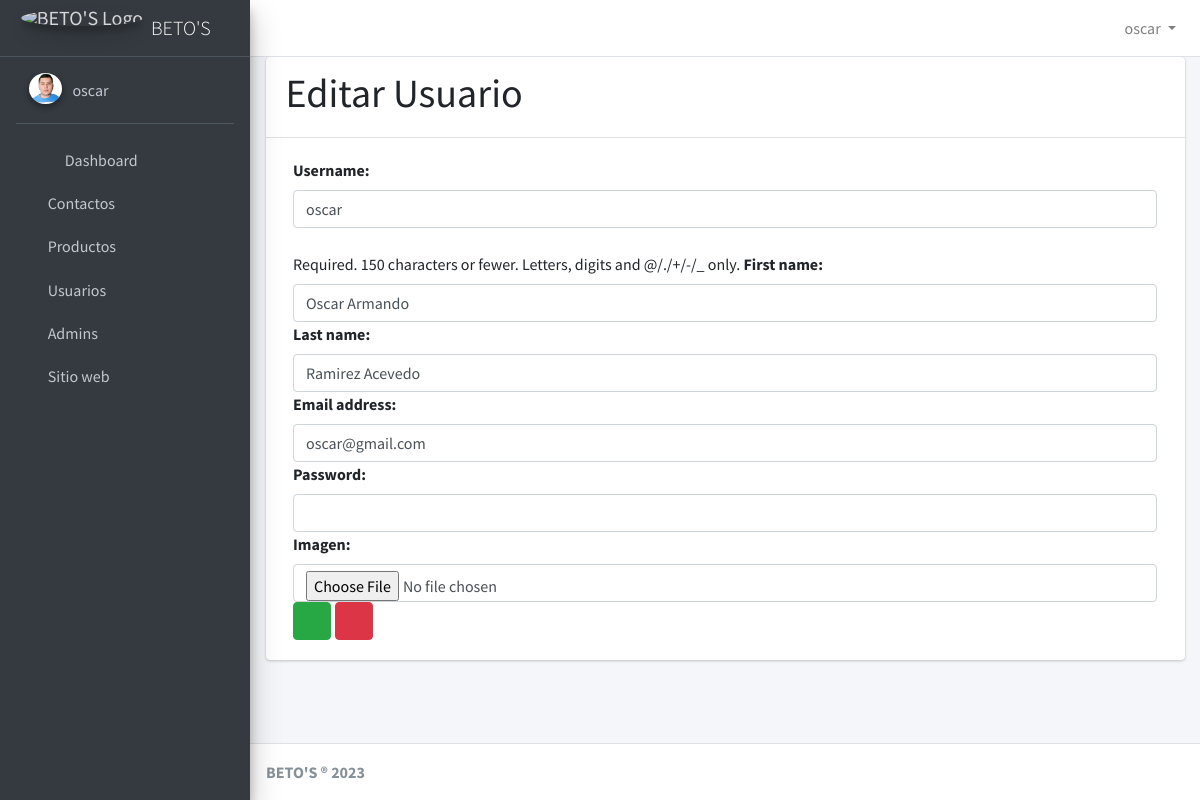
Page /usuarios/edit/1/ (signed in) on the committed database.
### user/models.py (models this page shows)
class User(AbstractUser):
    imagen = models.ImageField(upload_to='profiles/', null=True, blank=True)

### user/views.py (the view, shortened to what this page needs)
# urls.py: path('edit/<int:u_id>/', views.edit_usuario, name='edit_usuario'),
def edit_usuario(request, u_id):
    if request.method == 'GET':
        usuario = get_object_or_404(User, pk=u_id)
        form = UserForm(instance=usuario)
        return render(request, 'edit_usuarios.html', {
            'usuario': usuario,
            'form': form
        })

### user/forms.py (shortened to what this page needs)
class UserForm(forms.ModelForm):
    class Meta:
        model = User
        fields = ['username', 'first_name', 'last_name', 'email', 'password', 'imagen']
        widgets = {
            'username': forms.TextInput(attrs={'class': 'form-control'}),
            'first_name': forms.TextInput(attrs={'class': 'form-control'}),
            'last_name': forms.TextInput(attrs={'class': 'form-control'}),
            'email': forms.EmailInput(attrs={'class': 'form-control'}),
            'password': forms.PasswordInput(attrs={'class': 'form-control'}),
            'imagen': forms.FileInput(attrs={'class': 'form-control'})
        }

### user/templates/edit_usuarios.html (shortened to what this page needs)
{% extends "base.html" %}
{% block header %}
    <h1>Editar Usuario</h1>
{% endblock %}
{% block content %}
    <div class="container">
        <form method="post" enctype="multipart/form-data">
            {{form}}
            <button class='btn btn-success'>
				<i class="fas fa-check"></i>
			</button>
			<a href="/usuarios" class="btn btn-danger">
                <i class="fas fa-times"></i>
            </a>
        </form>
    </div>
{% endblock %}

### templates/navbar.html (shortened to what this page needs)
<nav class="main-header navbar navbar-expand navbar-white navbar-light">
    <ul class="navbar-nav">
      <li class="nav-item">
        <a class="nav-link" data-widget="pushmenu" href="#" role="button"><i class="fas fa-bars"></i></a>
      </li>
    </ul>
    <ul class="navbar-nav ml-auto">
      <li class="nav-item dropdown">
        <a class="nav-link dropdown-toggle" href="#" role="button" data-toggle="dropdown" aria-expanded="false">
          {% if user.is_authenticated %}
            {{user.username}}
          {% else %}
              Usuario
          {% endif %}
        </a>
      </li>
    </ul>
  </nav>

### templates/sidebar.html
<div class='sidebar'>
  {% if user.is_authenticated %}
    <div class="user-panel mt-3 pb-3 mb-3 d-flex">
      <div class="image">
        <img src="{{user.imagen.url}}" class="img-circle elevation-2" alt="user.username">
      </div>
      <div class="info">
        <a class="d-block">{{user.username}}</a>
      </div>
    </div>
  {% endif %}
  <nav class="mt-2">
      <ul class="nav nav-pills nav-sidebar flex-column" data-widget="treeview" role="menu" data-accordion="false">
        <li class="nav-item">
          <a href="/" class="nav-link">
            <i class="nav-icon fas fa-tachometer-alt"></i>
            <p>
              Dashboard
            </p>
          </a>
        </li>
        <li class="nav-item">
          <a href="/contactos" class="nav-link">
            <i class="fas fa-address-book"></i>
            <p>
              Contactos
            </p>
          </a>
        </li>
        <li class="nav-item">
          <a href="/productos" class="nav-link">
            <i class="fa fa-dollar-sign"></i>
            <p>
              Productos
            </p>
          </a>
        </li>
        <li class="nav-item">
          <a href="/usuarios" class="nav-link">
            <i class="fas fa-users"></i>
            <p>
              Usuarios
            </p>
          </a>
        </li>
        <li class="nav-item">
          <a href="/admin" class="nav-link">
            <i class="fas fa-user-tie"></i>
            <p>
              Admins
            </p>
          </a>
        </li>
        <li class="nav-item">
          <a href="http://localhost:3000" class="nav-link">
            <i class="fas fa-store-alt"></i>
            <p>
              Sitio web
            </p>
          </a>
        </li>
      </ul>
    </nav>
</div>

### rows in the picture
User: username "oscar", imagen (picture), first_name "Oscar Armando", last_name "Ramirez Acevedo", email "oscar@gmail.com"
